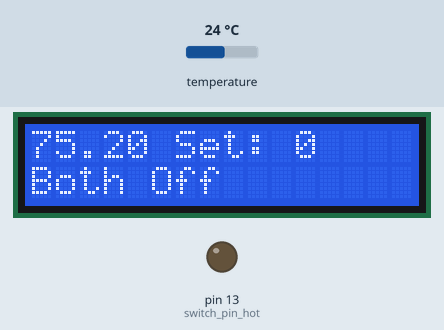
A sketch run on a simulated Arduino Uno, built with avr-gcc and run on an emulated ATmega328P. Parts: 16×2 character LCD, output pins drawn as LEDs (lit = HIGH). The test bench sets the inputs (shaded band); at power-on: temperature 24 °C.

Above: at 1.2 s.
1.3 s: temperature set to 12 °C
At 3.5 s:
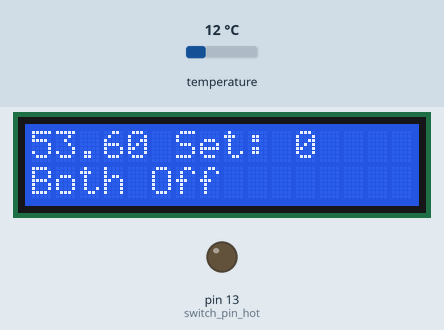
4.6 s: temperature set to 19 °C
At 6.1 s:
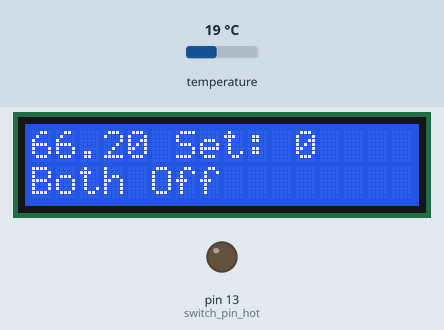
Timing chart, 0 to 7.6 s (numbered marks = the images above; inputs shaded):
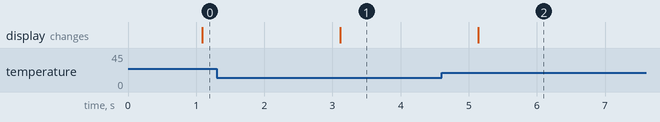

The sketch:

get_temp.ino
```cpp
/*
  Edward Sears
  Arduino program to read temperature from probe
  and show on lcd screen

  The circuit:
 * LCD RS pin to digital pin 12
 * LCD Enable pin to digital pin 11
 * LCD D4 pin to digital pin 5
 * LCD D5 pin to digital pin 4
 * LCD D6 pin to digital pin 3
 * LCD D7 pin to digital pin 2
 * LCD R/W pin to ground
 * 10K resistor:
 * ends to +5V and ground
 * wiper to LCD VO pin (pin 3)

 Powerswitchtails
 * port "1: +in"
    * cold: pin 8
    * hot: pin 13
 * port "2: -in" connected to gnd

 */

// include the library code:
#include <LiquidCrystal.h>
#include <OneWire.h>
//#include <TimerOne.h>

// initialize the library with the numbers of the interface pins
LiquidCrystal lcd(12, 11, 5, 4, 3, 2);
//initialize temperature probe
int DS18S20_Pin = 7;
OneWire ds(DS18S20_Pin);
String inputString = "";         // a string to hold incoming data
boolean stringComplete = false;  // whether the string is complete
int set_temp = 0;
int temp_range = 0;
float curr_temp = 0.0;
boolean canCool = false;
boolean canHeat = false;
boolean isCooling = false;
boolean isHeating = false;

//initialize powerswitchtails
int switch_pin_cold = 8;
int switch_pin_hot = 13;

void setup()  {
  // set up the LCD's number of columns and rows:
  lcd.begin(16, 2);
  Serial.begin(9600);
  serialFlush();
  // reserve 200 bytes for the inputString:
  inputString.reserve(200);

  //setup switch cold
  pinMode(switch_pin_cold,OUTPUT);
  digitalWrite(switch_pin_cold,LOW);
  //setup switch hot
  pinMode(switch_pin_hot,OUTPUT);
  digitalWrite(switch_pin_hot,LOW);

  //removed interrupt, just run in loop
  //Timer1.initialize(500000);         // initialize timer1, and set a 1/2 second period
  //Timer1.attachInterrupt(PID_control);  // attaches PID_control() as a timer overflow interrupt

}

void loop(){
    curr_temp = getTemp();
    set_lcd(curr_temp,set_temp,isCooling,isHeating);

    if (Serial.available()) {
      boolean in_cmd_seq = true;

      while (in_cmd_seq){
        serialEvent(true);

        if (inputString == "setTemp"){
          serialEvent(true);
          set_temp = inputString.toInt();
        }
        else if (inputString == "setRange"){
          serialEvent(true);
          temp_range = inputString.toInt();
        }
        else if (inputString == "setControlType"){
          serialEvent(true);
          if (inputString=="canCool"){
            canCool = true;
            canHeat = false;
          }
          else if (inputString=="canHeat"){
            canCool = false;
            canHeat = true;
          }
          else if (inputString=="dualControl"){
            canCool = true;
            canHeat = true;
          }
        }
        else if (inputString == "sendTemp"){
          //just send temp, no other cmds
          //wait for serial to be ready
          serialEvent(false);
          Serial.println(curr_temp);
          in_cmd_seq = false;
        }
        else if (inputString == "end"){
          in_cmd_seq = false;
        }

      }
    }

    PID_control();
    delay(1000*1); //loop every 1 secs
}

void PID_control(){
  //TODO create better algorithm
  if (set_temp!=0 && curr_temp!=0){
      float set_temp_diff = abs(curr_temp - set_temp);
      if (set_temp_diff < temp_range){
        //shut off if hits setpoint
        if (isCooling && curr_temp<set_temp){
          //turn off cool
          digitalWrite(switch_pin_cold,LOW);
          isCooling=false;
        }
        else if (isHeating && curr_temp>set_temp){
          //turn off heat
          digitalWrite(switch_pin_hot,LOW);
          isHeating=false;
        }
      }
      else if (curr_temp>set_temp){
        //too hot, turn on cool
        if (canCool){
          //turn on cool
          digitalWrite(switch_pin_cold,HIGH);
          isCooling=true;
          //turn off heat
          digitalWrite(switch_pin_hot,LOW);
          isHeating=false;
        }
      }
      else if (curr_temp<set_temp){
        //too cold, turn on heat
        if (canHeat){
          //turn on heat
          digitalWrite(switch_pin_hot,HIGH);
          isHeating=true;
          //turn off cold
          digitalWrite(switch_pin_cold,LOW);
          isCooling=false;
        }
      }

  }
}

void serialEvent(boolean send_ack) {
  //clear the string
  inputString = "";
  stringComplete = false;

  //serial is expected to arrive when this fn is called
  //wait for serial to become available if not yet ready
  while (Serial.available() == 0) {
    delay(1000*1); //wait 1 sec
  }
  while (stringComplete==false) {
    // get the new byte:
    char inChar = (char)Serial.read();
    if (inChar == '\n') {
      // if the incoming character is a newline, set a flag
      // so the main loop can do something about it:
      stringComplete = true;
    }
    else {
      // add it to the inputString:
      inputString += inChar;
    }

  }

  if (send_ack){
     Serial.println("ack");
  }
}

float getTemp(){
  //returns temperature from DS18S20
  byte data[12];
  byte addr[8];

  if (!ds.search(addr)){
    //no more sensors on chain, reset search
    ds.reset_search();
    return 1;
  }

  if ( OneWire::crc8( addr, 7) != addr[7]) {
    Serial.println("CRC is not valid!");
    return 1;
  }

  if ( addr[0] != 0x10 && addr[0] != 0x28) {
    Serial.print("Device is not recognized");
    return 1;
  }

  ds.reset();
  ds.select(addr);
  ds.write(0x44,1); // start conversion, with parasite power on at the end

  delay(1000);
  byte present = ds.reset();
  ds.select(addr);
  ds.write(0xBE); // Read Scratchpad

  for (int i = 0; i < 9; i++) { // we need 9 bytes
    data[i] = ds.read();
  }

  ds.reset_search();

  byte MSB = data[1];
  byte LSB = data[0];

  float tempRead = ((MSB << 8) | LSB); //using two's compliment
  float TemperatureSumC = ((6*tempRead) + (tempRead/4))/100;
  float TemperatureSum = (TemperatureSumC * (1.8)) +32;

  return TemperatureSum;
}

void set_lcd(float curr_temp,int set_temp,boolean isCooling,boolean isHeating){
    lcd.setCursor(0, 0);
    lcd.print(curr_temp);
    lcd.print(" Set: ");
    lcd.print(set_temp);
    lcd.setCursor(0, 1);
    if (isCooling){
      lcd.print("         ");
      lcd.setCursor(0, 1);
      lcd.print("Cool On");
    }
    else if (isHeating){
      lcd.print("         ");
      lcd.setCursor(0, 1);
      lcd.print("Heat On");
    }
    else{
      lcd.print("         ");
      lcd.setCursor(0, 1);
      lcd.print("Both Off");
    }
    //lcd.setCursor(12, 0);
    //lcd.setCursor(12, 1);
    //lcd.print("until high tide");
    //lcd.scrollDisplayLeft();
}

void serialFlush(){
  while(Serial.available() > 0) {
    char t = Serial.read();
  }
}
```

Measured:
- after the input at 1.3 s, the display: changes after 1.8 s (image 1)
- after the input at 4.6 s, the display: changes after 0.54 s (image 2)
